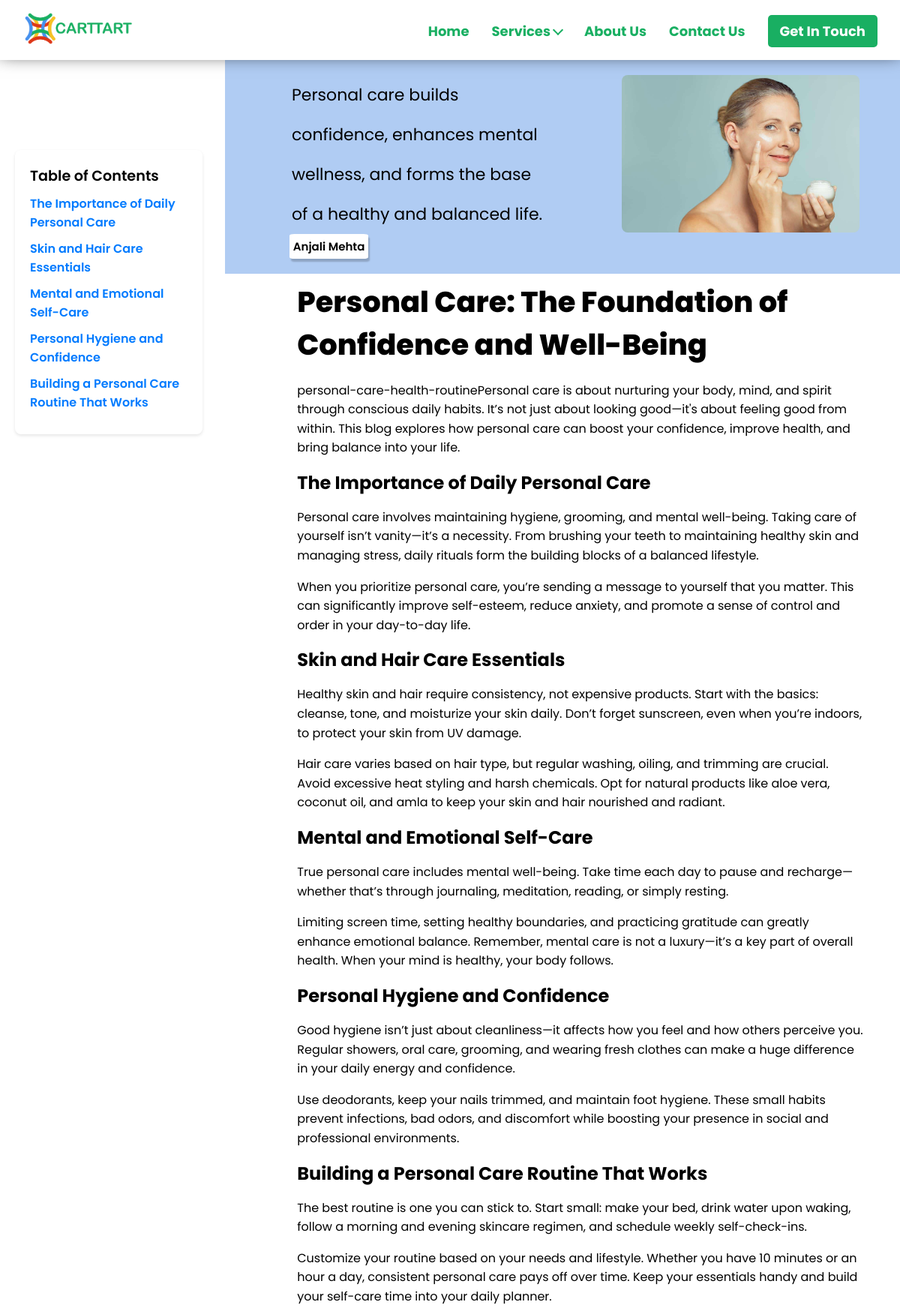
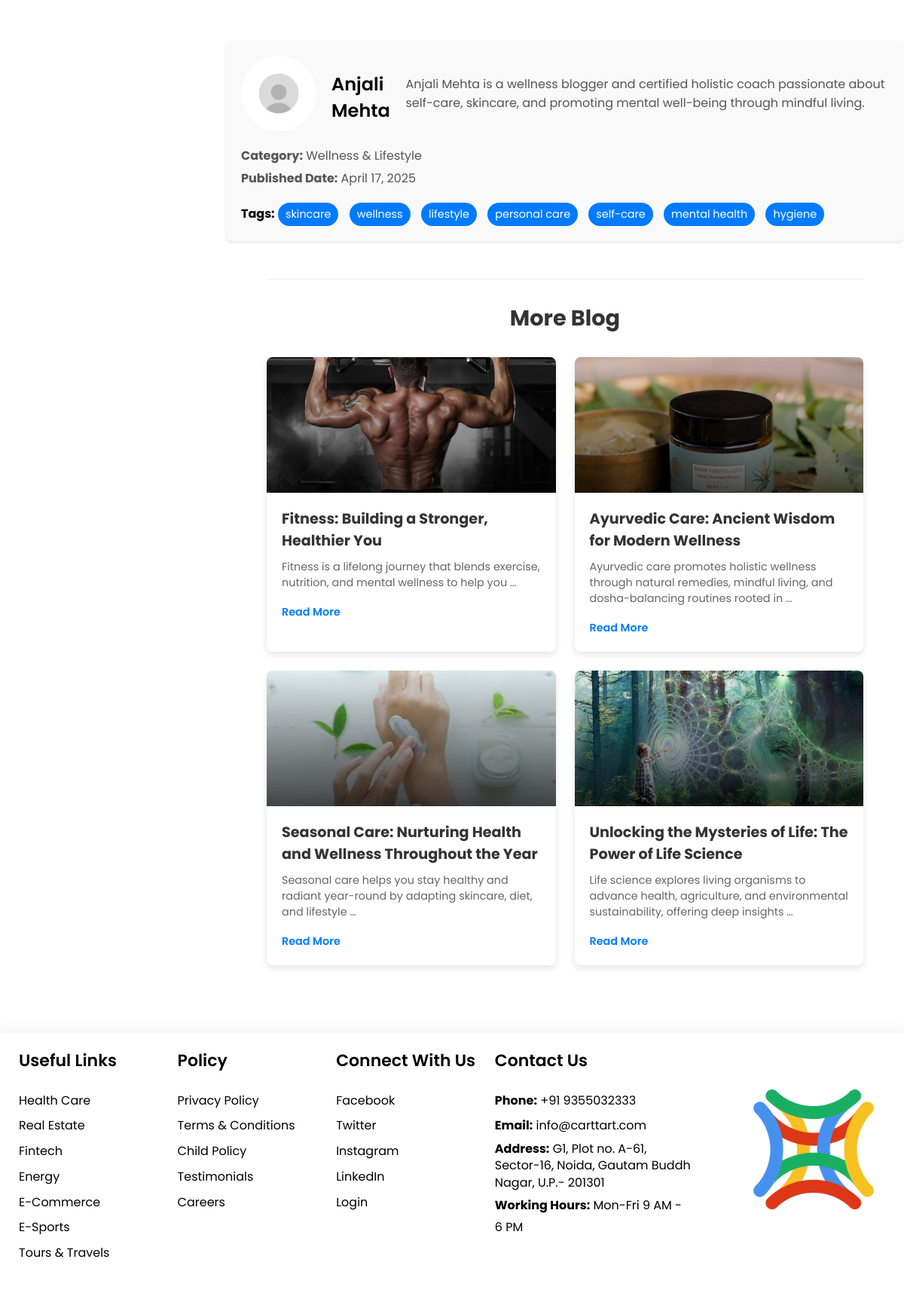
/blog/healthcare/personal-care-health-routine/, run on the app's committed database (2 pictures, top to bottom).
### blog/models.py (models this page shows, shortened)
class Section(models.Model):
    blog = models.ForeignKey(Blog, related_name='sections', on_delete=models.CASCADE)
    title = models.CharField(max_length=255)
    slug = models.SlugField(unique=False, blank=True)
    content = models.TextField()

class Blog(models.Model):
    BLOG_TYPE_CHOICES = [
        ('commerce', 'commerce'),
        ('energy', 'energy'),
        ('esports', 'esports'),
        ('fintech', 'fintech'),
        ('healthcare', 'healthcare'),
        ('realestate', 'realestate'),
        ('tour', 'tour'),
    ]
    title = models.CharField(max_length=255)
    slug = models.SlugField(unique=False, blank=True)
    image = models.ImageField(upload_to="blog/images/blog_images")
    content = models.TextField()
    short_description = models.CharField(max_length=200, blank=True, null=True)
    category = models.CharField(max_length=100)
    published_date = models.DateTimeField(auto_now_add=True)
    author = models.CharField(max_length=100, default="Unknown Author")
    author_description = models.TextField(default="No description available.")
    author_image = models.ImageField(
    upload_to='blog/images/author_images/',
    default='blog/images/author_images/default_author_image.png',
    blank=True, null=True
    )
    active = models.BooleanField(default=True)
    tags = models.ManyToManyField(Tag, blank=True)
    blog_type = models.CharField(
        max_length=20, choices=BLOG_TYPE_CHOICES, default='healthcare'
    )  # Default value corrected

class Tag(models.Model):
    name = models.CharField(max_length=50, unique=True)
    slug = models.SlugField(unique=False, blank=True)

### blog/views.py (the view)
# urls.py: re_path(r"^commerce/(?P<slug>[-\w]+)/$", views.blog_detail, {"blog_type": "commerce"}, name="commerce_blog_detail"),
def blog_detail(request, slug, blog_type=None):
    if blog_type not in dict(Blog.BLOG_TYPE_CHOICES).keys():
        messages.error(request, 'Invalid blog type!')
        return redirect('blog:form')
    blog = get_object_or_404(Blog, slug=slug, blog_type=blog_type)
    recent_blogs = Blog.objects.filter(
        active=True,
        blog_type=blog_type
    ).exclude(
        id=blog.id
    ).order_by(
        "-published_date"
    )[:4]
    return render(request, f'{blog_type}_blog_detail.html', {
        'blog': blog,
        'recent_blogs': recent_blogs,
        'blog_type': blog_type
    })

### blog/templates/healthcare_blog_detail.html (shortened to what this page needs)
{% extends 'base.html' %}
{% load static %}
{% block title %}
    {% block logo_image %}{% static 'images/h-g-logo.png' %}{% endblock logo_image %}
{% endblock %}
{% block content %}
    <div class="toc">
        <h3>Table of Contents</h3>
        <ul>
            {% for section in blog.sections.all %}
                <li><a href="#{{ section.slug }}">{{ section.title }}</a></li>
            {% endfor %}
        </ul>
    </div>
    <div class="oracle-body">
        <div class="oracle-mid1">
            <div class="one">
                <p class="see">{{ blog.short_description }}</p>
                <div class="obttns">
                    <div class="obttn1">
                        <p>{{ blog.author }}</p>
                    </div>
                </div>
            </div>
            <div class="two">
                <img src="{{ blog.image.url }}" alt="{{ blog.title }}" class="blog-image">
            </div>
        </div>
        <div class="oracle-middle">
            <div class="oracle-middle-part2">
                <section class="part2-section1">
                    <div class="ERP">
                        <h2 class="rw-ptitle">{{ blog.title }}</h2>
                        <p>{{ blog.content|safe }}</p>
                    </div>
                </section>
                {% for section in blog.sections.all %}
                    <section id="{{ section.slug }}" class="part2-section1">
                        <div class="ERP">
                            <h2>{{ section.title }}</h2>
                            <p>{{ section.content|safe }}</p>
                        </div>
                    </section>
                {% endfor %}
            </div>
        </div>
        <div class="author-section">
            <div class="author-info">
                {% if blog.author_image %}
                    <img src="{{ blog.author_image.url }}" alt="{{ blog.author }}">
                {% else %}
                    <img src="{% static 'images/author_images/default_author_image.png' %}" alt="{{ blog.author }}">
                {% endif %}
                <h3>{{ blog.author }}</h3>
                <p>{{ blog.author_description }}</p>
            </div>
            <div class="meta-info">
                <p><strong>Category:</strong> {{ blog.category }}</p>
                <p><strong>Published Date:</strong> {{ blog.published_date|date:"F j, Y" }}</p>
                <div class="tags">
                    <strong>Tags:</strong>
                    {% for tag in blog.tags.all %}
                        <span>{{ tag.name }}</span>
                    {% endfor %}
                </div>
            </div>
        </div>
        <div class="recent-issues">
            <h2>More Blog</h2>
            <div class="recent-blogs-grid">
                {% for recent_blog in recent_blogs %}
                <div class="recent-blog-card">
                    <div class="recent-blog-image">
                        {% if recent_blog.image %}
                            <img src="{{ recent_blog.image.url }}" alt="{{ recent_blog.title }}" class="recent-blog-img">
                        {% else %}
                            <img src="{% static 'images/default_blog_image.jpg' %}" alt="{{ recent_blog.title }}" class="recent-blog-img">
                        {% endif %}
                        <div class="recent-blog-overlay"></div>
                    </div>
                    <div class="recent-blog-content">
                        <h3>{{ recent_blog.title }}</h3>
                        <p>{{ recent_blog.short_description|default:recent_blog.content|truncatewords:15|safe }}</p>
                        <a href="{% url 'blog:healthcare_blog_detail' recent_blog.slug %}" class="read-more">Read More</a>
                    </div>
                </div>
                {% endfor %}
            </div>
        </div>
    </div>
{% endblock %}

### static/css/base.css (style rules this page uses)
* { margin: 0; padding: 0; box-sizing: border-box; }
body { font-family: 'Poppins', sans-serif; background-color: white; background-image: url('backdrop.jpg'); background-position: bottom; scroll-behavior: smooth; }
html { scroll-behavior: smooth; }
a { text-decoration: none; color: white; }

### blog/static/css/oracle.css (style rules this page uses)
* { margin: 0; padding: 0; }
body { width: 100vw; height: 100vh; overflow-x: hidden; font-family: 'Poppins', sans-serif; }
.oracle-body { background-color: white; padding-top: 80px; margin-left: 300px; }
.see { margin-left: 7%; margin-inline: 35px; line-height: 53px; font-size: 22px; width: 71%; color: black; }
.oracle-mid1 { display: flex; background-color: rgb(176, 204, 243); padding: 20px 6%; }
.one { width: 60%; }
.two { width: 40%; }
.blog-image { width: 100%; height: auto; border-radius: 8px; }
.obttns { width: 100%; font-size: 1.4rem; margin-bottom: -1.6rem; display: flex; margin-left: 32px; flex-direction: row; flex-wrap: wrap; justify-content: flex-start; align-items: stretch; }
.obttn1 { border-radius: 6%; padding: 1%; font-size: 15px; background-color: white; box-shadow: 2px 4px 2px rgba(0, 0, 0, 0.2); position: relative; display: flex; direction: row; flex-wrap: wrap; justify-content: stretch; align-items: center; margin: 0 1.6rem 1.6rem 0; }
.obttn1 p { margin: 0; font-weight: 600; }
.oracle-middle { display: flex; flex-direction: row; flex-wrap: nowrap; justify-content: space-between; align-items: stretch; position: relative; z-index: 1; padding-left: 48px; padding-right: 48px; margin-top: 1%; }
.oracle-middle-part2 { width: 100%; padding-left: 6%; }
.ERP { max-width: 1468px; }
.rw-ptitle { font-size: 2.4rem; font-weight: 800; font-family: 'Poppins', sans-serif; margin-bottom: 20px; }
.ERP p { font-family: 'Poppins', sans-serif; display: block; margin-block-start: 1em; margin-block-end: 1em; margin-inline-start: 0px; margin-inline-end: 0px; unicode-bidi: isolate; line-height: 1.6; }
.author-section { margin-top: 40px; padding: 20px; background-color: #f9f9f9; border-radius: 8px; box-shadow: 0 2px 4px rgba(0, 0, 0, 0.1); }
.author-info { display: flex; align-items: center; gap: 20px; }
.author-info img { width: 100px; height: 100px; border-radius: 50%; object-fit: cover; }
.author-info h3 { margin: 0; font-size: 1.5rem; font-weight: 600; }
.author-info p { margin: 0; font-size: 1rem; color: #555; }
.meta-info { margin-top: 20px; }
.meta-info p { margin: 5px 0; }
.tags { margin-top: 10px; }
.tags span { display: inline-block; background-color: #007bff; color: white; padding: 5px 10px; border-radius: 20px; margin-right: 10px; font-size: 0.9rem; }
html { scroll-behavior: smooth; }
.author-section img { width: 100px; height: 100px; border-radius: 50%; object-fit: cover; }
.author-section h3 { margin-top: 10px; font-size: 1.5rem; font-weight: 600; }
.author-section p { font-size: 1rem; color: #555; }
.tags { margin-top: 20px; }
.toc { position: fixed; top: 200px; left: 20px; width: 250px; background: #fff; padding: 20px; border-radius: 8px; box-shadow: 0 2px 4px rgba(0, 0, 0, 0.1); z-index: 1000; }
.toc h3 { font-size: 1.2rem; font-weight: 600; margin-bottom: 10px; }
.toc ul { list-style: none; padding: 0; }
.toc ul li { margin-bottom: 10px; }
.toc ul li a { text-decoration: none; color: #007bff; font-weight: 600; }
.recent-issues { margin: 50px 6% 0; padding: 30px 0; border-top: 1px solid #eee; }
.recent-issues h2 { font-size: 1.8rem; margin-bottom: 30px; text-align: center; color: #333; }
.recent-blogs-grid { display: grid; grid-template-columns: repeat(auto-fill, minmax(250px, 1fr)); gap: 25px; }
.recent-blog-card { border-radius: 8px; overflow: hidden; box-shadow: 0 4px 8px rgba(0,0,0,0.1); transition: transform 0.3s ease; background: white; }
.recent-blog-image { position: relative; height: 180px; overflow: hidden; }
.recent-blog-img { width: 100%; height: 100%; object-fit: cover; transition: transform 0.3s ease; }
.recent-blog-overlay { position: absolute; top: 0; left: 0; width: 100%; height: 100%; background: linear-gradient(to top, rgba(0,0,0,0.7), transparent); }
.recent-blog-content { padding: 20px; }
.recent-blog-content h3 { margin-bottom: 10px; font-size: 1.2rem; color: #333; }
.recent-blog-content p { color: #666; margin-bottom: 15px; font-size: 0.9rem; }
.read-more { color: #007bff; text-decoration: none; font-weight: 600; font-size: 0.9rem; }

### data on the page
Section: title "The Importance of Daily Personal Care", content "Personal care involves maintaining hygiene, grooming, and mental well-being. Taking care of yourself isn’t vanity—it’s a necessity. From brushing your teeth to maintaining healthy skin and managing stress, daily rituals form the building blocks of a balanced lifestyle. When you prioritize personal care, you’re sending a message to yourself that you matter. This can significantly improve self-esteem, reduce anxiety, and promote a sense of control and order in your day-to-day life."
Section: title "Skin and Hair Care Essentials", content "Healthy skin and hair require consistency, not expensive products. Start with the basics: cleanse, tone, and moisturize your skin daily. Don’t forget sunscreen, even when you’re indoors, to protect your skin from UV damage. Hair care varies based on hair type, but regular washing, oiling, and trimming are crucial. Avoid excessive heat styling and harsh chemicals. Opt for natural products like aloe vera, coconut oil, and amla to keep your skin and hair nourished and radiant."
Section: title "Mental and Emotional Self-Care", content "True personal care includes mental well-being. Take time each day to pause and recharge—whether that’s through journaling, meditation, reading, or simply resting. Limiting screen time, setting healthy boundaries, and practicing gratitude can greatly enhance emotional balance. Remember, mental care is not a luxury—it’s a key part of overall health. When your mind is healthy, your body follows."
Section: title "Personal Hygiene and Confidence", content "Good hygiene isn’t just about cleanliness—it affects how you feel and how others perceive you. Regular showers, oral care, grooming, and wearing fresh clothes can make a huge difference in your daily energy and confidence. Use deodorants, keep your nails trimmed, and maintain foot hygiene. These small habits prevent infections, bad odors, and discomfort while boosting your presence in social and professional environments."
Section: title "Building a Personal Care Routine That Works", content "The best routine is one you can stick to. Start small: make your bed, drink water upon waking, follow a morning and evening skincare regimen, and schedule weekly self-check-ins. Customize your routine based on your needs and lifestyle. Whether you have 10 minutes or an hour a day, consistent personal care pays off over time. Keep your essentials handy and build your self-care time into your daily planner."
Blog: short_description "Personal care builds confidence, enhances mental wellness, and forms the base of a healthy and balanced life.", author "Anjali Mehta", image (picture), title "Personal Care: The Foundation of Confidence and Well-Being", content "personal-care-health-routinePersonal care is about nurturing your body, mind, and spirit through conscious daily habits. It’s not just about looking good—it's about feeling good from within. This blog explores how personal care can boost your confidence, improve health, and bring balance into your life.", author_description "Anjali Mehta is a wellness blogger and certified holistic coach passionate about self-care, skincare, and promoting mental well-being through mindful living.", category "Wellness & Lifestyle", published_date "April 17, 2025"
Tag: name "skincare"
Tag: name "wellness"
Tag: name "lifestyle"
Tag: name "personal care"
Tag: name "self-care"
Tag: name "mental health"
Tag: name "hygiene"
Blog: image (picture), title "Fitness: Building a Stronger, Healthier You", short_description "Fitness is a lifelong journey that blends exercise, nutrition, and mental wellness to help you …"
Blog: image (picture), title "Ayurvedic Care: Ancient Wisdom for Modern Wellness", short_description "Ayurvedic care promotes holistic wellness through natural remedies, mindful living, and dosha-balancing routines rooted in …"
Blog: image (picture), title "Seasonal Care: Nurturing Health and Wellness Throughout the Year", short_description "Seasonal care helps you stay healthy and radiant year-round by adapting skincare, diet, and lifestyle …"
Blog: image (picture), title "Unlocking the Mysteries of Life: The Power of Life Science", short_description "Life science explores living organisms to advance health, agriculture, and environmental sustainability, offering deep insights …"
